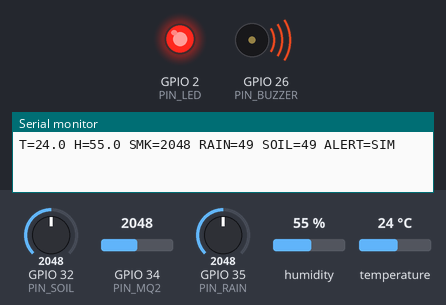
Recording of a sketch running on a simulated ESP32. Shown: output pins drawn as LEDs (lit = HIGH), buzzer (waves = sounding, pin HIGH), the last lines printed to the serial monitor. The test bench sets the inputs (shaded band); at power-on: GPIO 34 (PIN_MQ2) = 2048, GPIO 32 (PIN_SOIL) = 2048, GPIO 35 (PIN_RAIN) = 2048, humidity 55 %, temperature 24 °C (analog values on the 0–4095 scale). WiFi joins after 1.5 s; servers stay silent unless stated; uploads are accepted with an empty reply; the local clock reads 2024-03-15 10:24:30 at power-on unless the sketch sets it.

Above: at 2.7 s.
2.8 s: GPIO 34 (PIN_MQ2) set to 1027
5.7 s: GPIO 34 (PIN_MQ2) set to 949
At 7.0 s:
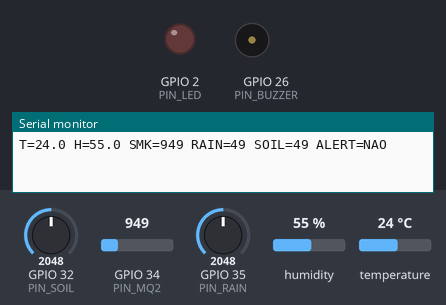
9.8 s: GPIO 34 (PIN_MQ2) set to 1040
At 11.4 s:
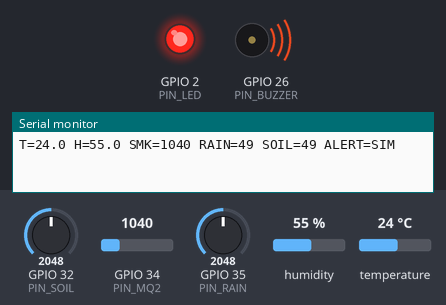
12.7 s: GPIO 34 (PIN_MQ2) set to 960
At 15.9 s:
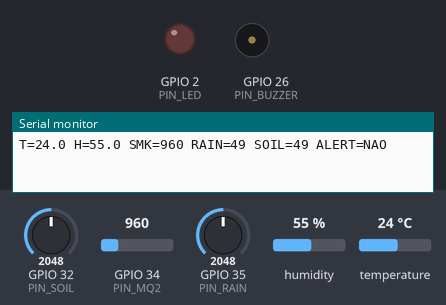
Timing chart, 0 to 17.3 s (numbered marks = the images above; inputs shaded):
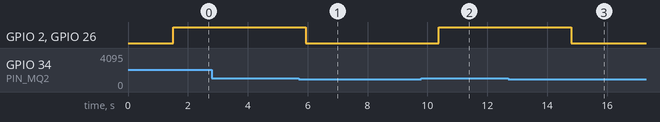

Measured:
- the behaviour switches between 1001 and 1000 on GPIO 34 (PIN_MQ2) (found by bisection; images 0 and 1)
- after the input at 5.7 s, GPIO 2 (PIN_LED), GPIO 26 (PIN_BUZZER): HIGH → LOW after 0.24 s
- after the input at 9.8 s, GPIO 2 (PIN_LED), GPIO 26 (PIN_BUZZER): LOW → HIGH after 0.57 s
- after the input at 12.7 s, GPIO 2 (PIN_LED), GPIO 26 (PIN_BUZZER): HIGH → LOW after 2.1 s

The sketch:

firmware.ino
```cpp
/*
 * Geo Fire — Monitoramento de Queimadas (ESP32)
 * Sensores: DHT22, MQ-2 (fumaça), chuva, umidade do solo
 * Saídas: LED + Buzzer para alerta
 */

#include <DHT.h>
#include <WiFi.h>
#include <HTTPClient.h>
#include <time.h>

// ── WiFi / Servidor ───────────────────────────────────────────────────
const char* WIFI_SSID  = "Wokwi-GUEST";
const char* WIFI_PASS  = "";
const char* SERVER_URL = "http://host.wokwi.internal:8001/api/sensor";

// ── Pinos ──────────────────────────────────────────────────────────────
constexpr uint8_t PIN_DHT       = 4;
constexpr uint8_t PIN_MQ2       = 34;  // ADC1
constexpr uint8_t PIN_RAIN      = 35;  // ADC1
constexpr uint8_t PIN_SOIL      = 32;  // ADC1
constexpr uint8_t PIN_LED       = 2;
constexpr uint8_t PIN_BUZZER    = 26;

constexpr uint8_t DHT_TYPE      = DHT22;

// ── Limites de alerta ──────────────────────────────────────────────────
constexpr int     SMOKE_THRESHOLD = 1000;
constexpr float   TEMP_THRESHOLD  = 50.0;

// ── Sensores ───────────────────────────────────────────────────────────
DHT dht(PIN_DHT, DHT_TYPE);

void setup() {
  Serial.begin(115200);
  analogReadResolution(12);  // 0–4095

  dht.begin();

  // ── Conexão WiFi (não-bloqueante) ──────────────────────────────────
  WiFi.begin(WIFI_SSID, WIFI_PASS);
  Serial.print("Conectando ao WiFi");
  unsigned long wifiStart = millis();
  while (WiFi.status() != WL_CONNECTED && millis() - wifiStart < 10000) {
    Serial.print(".");
    delay(500);
  }
  if (WiFi.status() == WL_CONNECTED) {
    Serial.print("\nWiFi conectado! IP: ");
    Serial.println(WiFi.localIP());

    // Sincroniza relógio via NTP (UTC)
    configTime(0, 0, "pool.ntp.org", "time.nist.gov");
    Serial.print("Aguardando NTP...");
    struct tm t;
    int retries = 0;
    while (!getLocalTime(&t) && retries < 10) {
      Serial.print(".");
      delay(500);
      retries++;
    }
    if (retries < 10) {
      Serial.println(" OK");
    } else {
      Serial.println(" falhou — usando millis()");
    }
  } else {
    Serial.println("\nWiFi falhou — modo Serial apenas");
  }

  pinMode(PIN_LED, OUTPUT);
  pinMode(PIN_BUZZER, OUTPUT);
  digitalWrite(PIN_LED, LOW);
  digitalWrite(PIN_BUZZER, LOW);
}

// Leitura segura do DHT — retorna 0.0 se isnan
float readDHTTemp() {
  float t = dht.readTemperature();
  return isnan(t) ? 0.0 : t;
}

float readDHTHumidity() {
  float h = dht.readHumidity();
  return isnan(h) ? 0.0 : h;
}

// Inverte e mapeia: ADC alto = seco, ADC baixo = úmido → 0–100%
int analogToPercent(int raw) {
  int inverted = 4095 - raw;
  return map(inverted, 0, 4095, 0, 100);
}

// ── Loop principal ─────────────────────────────────────────────────────
void loop() {
  // Leituras
  float temp      = readDHTTemp();
  float humidity  = readDHTHumidity();
  int   smokeRaw  = analogRead(PIN_MQ2);
  int   rainRaw   = analogRead(PIN_RAIN);
  int   soilRaw   = analogRead(PIN_SOIL);

  int rainPct     = analogToPercent(rainRaw);
  int soilPct     = analogToPercent(soilRaw);

  // Alerta: fumaça alta OU temperatura extrema
  bool alert = (smokeRaw > SMOKE_THRESHOLD) || (temp > TEMP_THRESHOLD);

  digitalWrite(PIN_LED, alert ? HIGH : LOW);
  digitalWrite(PIN_BUZZER, alert ? HIGH : LOW);

  // JSON para dashboard
  struct tm timeinfo;
  char ts[25];
  if (getLocalTime(&timeinfo)) {
    strftime(ts, sizeof(ts), "%Y-%m-%dT%H:%M:%S", &timeinfo);
  } else {
    snprintf(ts, sizeof(ts), "%lu", millis() / 1000);
  }

  String jsonPayload = "{\"timestamp\":\"";
  jsonPayload += ts;
  jsonPayload += "\",\"temperature\":";
  jsonPayload += String(temp, 1);
  jsonPayload += ",\"humidity\":";
  jsonPayload += String(humidity, 1);
  jsonPayload += ",\"precipitation\":";
  jsonPayload += String(rainPct);
  jsonPayload += ",\"soil_moisture\":";
  jsonPayload += String(soilPct);
  jsonPayload += "}";

  // Envia via HTTP se WiFi conectado
  if (WiFi.status() == WL_CONNECTED) {
    HTTPClient http;
    http.begin(SERVER_URL);
    http.setTimeout(2000);
    http.addHeader("Content-Type", "application/json");
    int httpCode = http.POST(jsonPayload);
    if (httpCode > 0) {
      Serial.print("HTTP POST -> ");
      Serial.println(httpCode);
    } else {
      Serial.print("HTTP POST falhou: ");
      Serial.println(http.errorToString(httpCode));
    }
    http.end();
  }

  // Sempre imprime no Serial
  Serial.println(jsonPayload);

  // Log legível
  Serial.print("T=");
  Serial.print(String(temp, 1));
  Serial.print(" H=");
  Serial.print(String(humidity, 1));
  Serial.print(" SMK=");
  Serial.print(smokeRaw);
  Serial.print(" RAIN=");
  Serial.print(rainPct);
  Serial.print(" SOIL=");
  Serial.print(soilPct);
  Serial.print(" ALERT=");
  Serial.println(alert ? "SIM" : "NAO");

  delay(2000);
}
```
